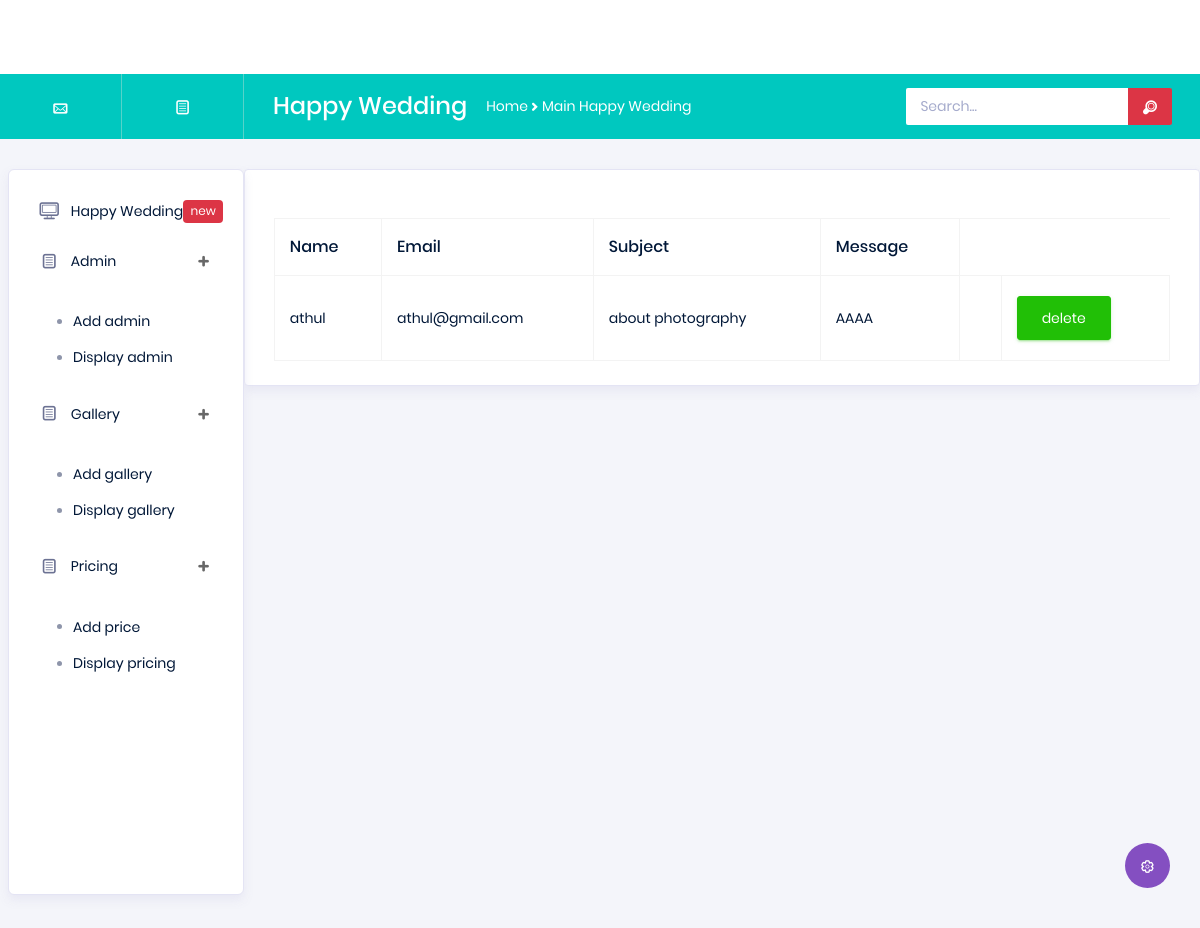
The page /happybackapp/viewcontact/ on the database its author committed.
### happybackapp/models.py (models this page shows)
class contactdb(models.Model):
    NAME = models.CharField(max_length=50, null=True, blank=True)
    EMAIL = models.CharField(max_length=50, null=True, blank=True)
    SUBJECT = models.CharField(max_length=50, null=True, blank=True)
    MESSAGE = models.CharField(max_length=50, null=True, blank=True)

### happybackapp/views.py (the view)
# urls.py: path('viewcontact/', views.viewcontact, name="viewcontact"),
def viewcontact(request):
    data = contactdb.objects.all()
    return render(request, "viewcontact.html", {'data': data})

### happybackapp/templates/viewcontact.html (shortened to what this page needs)
<!DOCTYPE html>
{% extends 'index.html' %}
{% block content %}
<html lang="en">
<head>
</head>
<body>
<div class="card">
                  <div class="card-body">
                    <div class="table-responsive">
                      <table class="table table-bordered table-contextual">
                        <thead>
                          <tr>
                            <th> Name </th>
                            <th> Email</th>
                            <th> Subject </th>
                            <th> Message </th>
                          </tr>
                        </thead>
                        <tbody>
                        {% for d in data %}
                        <tr>
                            <td>{{ d.NAME }}</td>
                            <td>{{ d.EMAIL }}</td>
                            <td>{{ d.SUBJECT }}</td>
                            <td>{{ d.MESSAGE }}</td>
                            <td>
                            <td>
                              <form action="{% url 'deletecontact' dataid=d.id %}">
                              <button type="submit" class="btn btn-success">delete </button>
                              </form>
                            </td>
                             </tr>
{% endfor %}
                        </tbody>
                      </table>
                    </div>
                  </div>
                </div>
</body>
</html>
{% endblock %}

### rows shown on the page
contactdb: NAME "athul", EMAIL "athul@gmail.com", SUBJECT "about photography", MESSAGE "AAAA"
